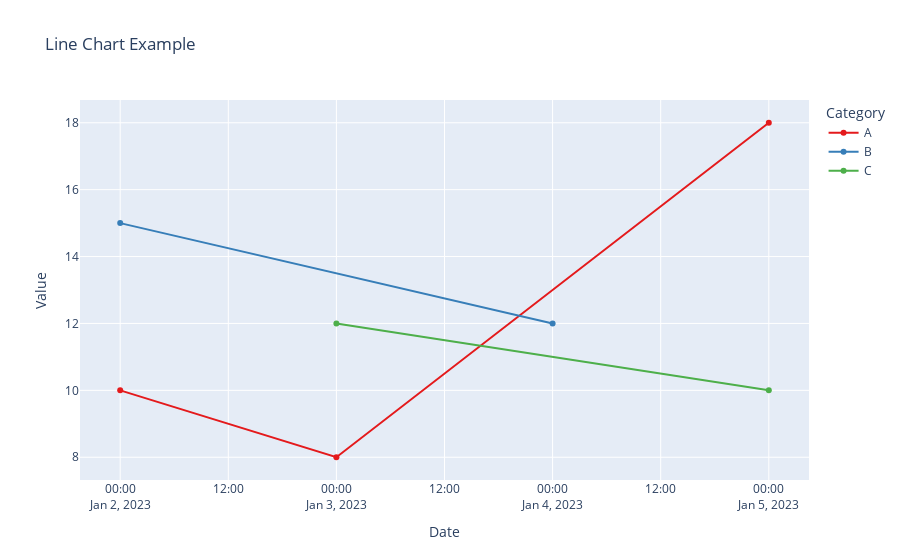

The cell this chart's notebook holds for it:
### Code cell
# Example usage
data = {
    'Date': ['2023-01-02', '2023-01-02', '2023-01-03', '2023-01-04', '2023-01-05', '2023-01-05', '2023-01-03'],
    'Value': [10, 15, 8, 12, 18, 10, 12],
    'Category': ['A', 'B', 'A', 'B', 'A', 'C', 'C']
}

df = pd.DataFrame(data)

plot_category_line_chart(dataframe=df, x_column='Date', y_column='Value', category_column='Category',
                         title='Line Chart Example', xlabel='Date', ylabel='Value', marker=True)

### Figure 1 — Plotly figure (JSON) as saved in the notebook; plotly's stock layout.template omitted (floating-point values rounded to 4 significant figures)
{"data": [{"hovertemplate": "Category=A<br>Date=%{x}<br>Value=%{y}<extra></extra>", "legendgroup": "A", "line": {"color": "rgb(228,26,28)", "dash": "solid"}, "marker": {"symbol": "circle"}, "mode": "markers+lines", "name": "A", "orientation": "v", "showlegend": true, "type": "scatter", "x": ["2023-01-02", "2023-01-03", "2023-01-05"], "xaxis": "x", "y": [10, 8, 18], "yaxis": "y"}, {"hovertemplate": "Category=B<br>Date=%{x}<br>Value=%{y}<extra></extra>", "legendgroup": "B", "line": {"color": "rgb(55,126,184)", "dash": "solid"}, "marker": {"symbol": "circle"}, "mode": "markers+lines", "name": "B", "orientation": "v", "showlegend": true, "type": "scatter", "x": ["2023-01-02", "2023-01-04"], "xaxis": "x", "y": [15, 12], "yaxis": "y"}, {"hovertemplate": "Category=C<br>Date=%{x}<br>Value=%{y}<extra></extra>", "legendgroup": "C", "line": {"color": "rgb(77,175,74)", "dash": "solid"}, "marker": {"symbol": "circle"}, "mode": "markers+lines", "name": "C", "orientation": "v", "showlegend": true, "type": "scatter", "x": ["2023-01-05", "2023-01-03"], "xaxis": "x", "y": [10, 12], "yaxis": "y"}], "layout": {"legend": {"title": {"text": "Category"}, "tracegroupgap": 0}, "title": {"text": "Line Chart Example"}, "xaxis": {"anchor": "y", "domain": [0, 1], "title": {"text": "Date"}}, "yaxis": {"anchor": "x", "domain": [0, 1], "title": {"text": "Value"}}}}
